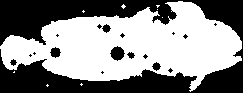
#> input picture AT5/imagens de entrada/fish-16.png, 243 x 93 px
$ python Q6.py
#> lines starting #> are read from the running program, lines starting #| are printed output that depends on the picture; after the words box and inside, x2 and y2 are one past the last pixel; in counts of white or black regions, pixels touching at a corner belong together
### AT5/utils.py
import inspect
from pathlib import Path
from typing import Literal

import cv2
import numpy as np

ImageType = Literal["png", "bmp", "tiff", "webp", "pgm", "jpg"]


def readImageFromMemory(imgName, imgDirectory, readMode):
#> called with imgName = 'fish-16.png', imgDirectory = 'imagens de entrada', readMode = 0
    fileBytes = np.fromfile(
        Path(__file__).parent / imgDirectory / imgName, dtype=np.uint8
    )
    imageNdArray = cv2.imdecode(fileBytes, readMode)
#> imageNdArray is the input picture: shape (93, 243); 54.5% white; 18 black regions (11 under 20 px), largest, box (x1, y1, x2, y2) and area: (0, 0, 243, 93) 9805, (110, 46, 125, 61) 149, (50, 47, 61, 58) 81

    return imageNdArray


# [15 lines left out: function saveImage, not called in this run]

### AT5/Q6.py
import cv2
import matplotlib.pyplot as plt
import numpy as np

from utils import readImageFromMemory

WHITE = 255
BLACK = 0
WINDOW_AXES = (-2, -1)


def padImage(imageNdArray, structuringElement, fillValue):
#> called with structuringElement = array of shape (3, 3), fillValue = 255
    radius = structuringElement.shape[0] // 2

    return np.pad(imageNdArray, radius, mode="constant", constant_values=fillValue)
#> returned value: shape (95, 245); 55.8% white; 18 black regions (11 under 20 px), largest, box (x1, y1, x2, y2) and area: (1, 1, 244, 94) 9805, (111, 47, 126, 62) 149, (51, 48, 62, 59) 81


def getWindowsUnderElement(paddedImage, structuringElement):
    return np.lib.stride_tricks.sliding_window_view(
        paddedImage, structuringElement.shape
    )


def ignoreZerosOfStructuringElement(windows, structuringElement, neutralValue):
    return np.where(structuringElement == 1, windows, neutralValue)


def keepWhiteIfFullMatch(covered):
    fullMatch = np.all(covered == WHITE, axis=WINDOW_AXES)
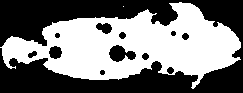
#> fullMatch: shape (93, 243) bool; 48.1% white; 2 white regions (1 under 20 px), largest, box (x1, y1, x2, y2) and area: (0, 2, 241, 89) 10880

    return np.where(fullMatch, WHITE, BLACK).astype(np.uint8)


def erode(imageNdArray, structuringElement):
    padded = padImage(imageNdArray, structuringElement, WHITE)
    windows = getWindowsUnderElement(padded, structuringElement)
    covered = ignoreZerosOfStructuringElement(windows, structuringElement, WHITE)

    return keepWhiteIfFullMatch(covered)


def subtractImages(original, eroded):
    return original - eroded
#> returned value: shape (93, 243); 6.3% white in thin lines or dots
#> call 2 of padImage, with structuringElement = array of shape (5, 5), fillValue = 255
#> in padImage (call 2), `return np.pad(imageNdArray, radius, mode="constant", constant_values=f..`:
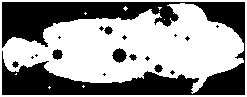
#> returned value: shape (97, 247); 57.1% white; 18 black regions (11 under 20 px), largest, box (x1, y1, x2, y2) and area: (2, 2, 245, 95) 9805, (112, 48, 127, 63) 149, (52, 49, 63, 60) 81
#> in keepWhiteIfFullMatch (call 2), `fullMatch = np.all(covered == WHITE, axis=WINDOW_AXES)`:
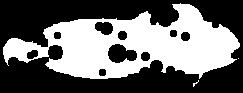
#> fullMatch: shape (93, 243) bool; 42.1% white; 3 white regions (2 under 20 px), largest, box (x1, y1, x2, y2) and area: (3, 3, 240, 79) 9499
#> in subtractImages (call 2), `return original - eroded`:
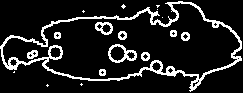
#> returned value: shape (93, 243); 12.4% white in thin lines or dots
#> call 3 of padImage, with structuringElement = array of shape (9, 9), fillValue = 255
#> in padImage (call 3), `return np.pad(imageNdArray, radius, mode="constant", constant_values=f..`:
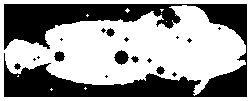
#> returned value: shape (101, 251); 59.4% white; 18 black regions (11 under 20 px), largest, box (x1, y1, x2, y2) and area: (4, 4, 247, 97) 9805, (114, 50, 129, 65) 149, (54, 51, 65, 62) 81
#> in keepWhiteIfFullMatch (call 3), `fullMatch = np.all(covered == WHITE, axis=WINDOW_AXES)`:
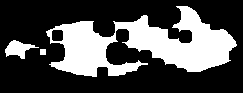
#> fullMatch: shape (93, 243) bool; 30.8% white; 3 white regions, box (x1, y1, x2, y2) and area: (46, 6, 237, 77) 6616, (5, 40, 39, 59) 317, (40, 49, 46, 55) 36
#> in subtractImages (call 3), `return original - eroded`:
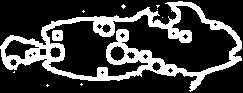
#> returned value: shape (93, 243); 23.6% white; 10 white regions (8 under 20 px), largest, box (x1, y1, x2, y2) and area: (0, 1, 242, 92) 5188, (52, 30, 63, 41) 112


def plotImage(rows, cols, position, imageNdArray, title):
    plt.subplot(rows, cols, position)
    plt.imshow(imageNdArray, cmap="gray", vmin=0, vmax=255)
    plt.title(title)
    plt.axis("off")


def plotOriginal(imageNdArray, imageName):
    plt.figure(figsize=(6, 3))
    plotImage(1, 1, 1, imageNdArray, f"Imagem Original - {imageName}")
    plt.tight_layout()


def plotBorderComparison(original, results):
    plt.figure(figsize=(12, 7))
    for row, (size, eroded, border) in enumerate(results):
        plotImage(len(results), 3, 3 * row + 1, original, "Original")
        plotImage(len(results), 3, 3 * row + 2, eroded, f"Erosão {size}x{size}")
        plotImage(len(results), 3, 3 * row + 3, border, f"Bordas {size}x{size}")
    plt.tight_layout()


# ================================================================================================

img = readImageFromMemory(
    imgName="fish-16.png",
    imgDirectory="imagens de entrada",
    readMode=cv2.IMREAD_GRAYSCALE,
)

plotOriginal(img, imageName="fish-16.png")

se3 = np.array(
    [
        [1, 1, 1],
        [1, 1, 1],
        [1, 1, 1],
    ],
    dtype=np.uint8,
)

se5 = np.array(
    [
        [1, 1, 1, 1, 1],
        [1, 1, 1, 1, 1],
        [1, 1, 1, 1, 1],
        [1, 1, 1, 1, 1],
        [1, 1, 1, 1, 1],
    ],
    dtype=np.uint8,
)

se9 = np.array(
    [
        [1, 1, 1, 1, 1, 1, 1, 1, 1],
        [1, 1, 1, 1, 1, 1, 1, 1, 1],
        [1, 1, 1, 1, 1, 1, 1, 1, 1],
        [1, 1, 1, 1, 1, 1, 1, 1, 1],
        [1, 1, 1, 1, 1, 1, 1, 1, 1],
        [1, 1, 1, 1, 1, 1, 1, 1, 1],
        [1, 1, 1, 1, 1, 1, 1, 1, 1],
        [1, 1, 1, 1, 1, 1, 1, 1, 1],
        [1, 1, 1, 1, 1, 1, 1, 1, 1],
    ],
    dtype=np.uint8,
)

eroded3 = erode(img, se3)
border3 = subtractImages(img, eroded3)

eroded5 = erode(img, se5)
border5 = subtractImages(img, eroded5)

eroded9 = erode(img, se9)
border9 = subtractImages(img, eroded9)

plotBorderComparison(
    img,
    [(3, eroded3, border3), (5, eroded5, border5), (9, eroded9, border9)],
)

plt.show()
